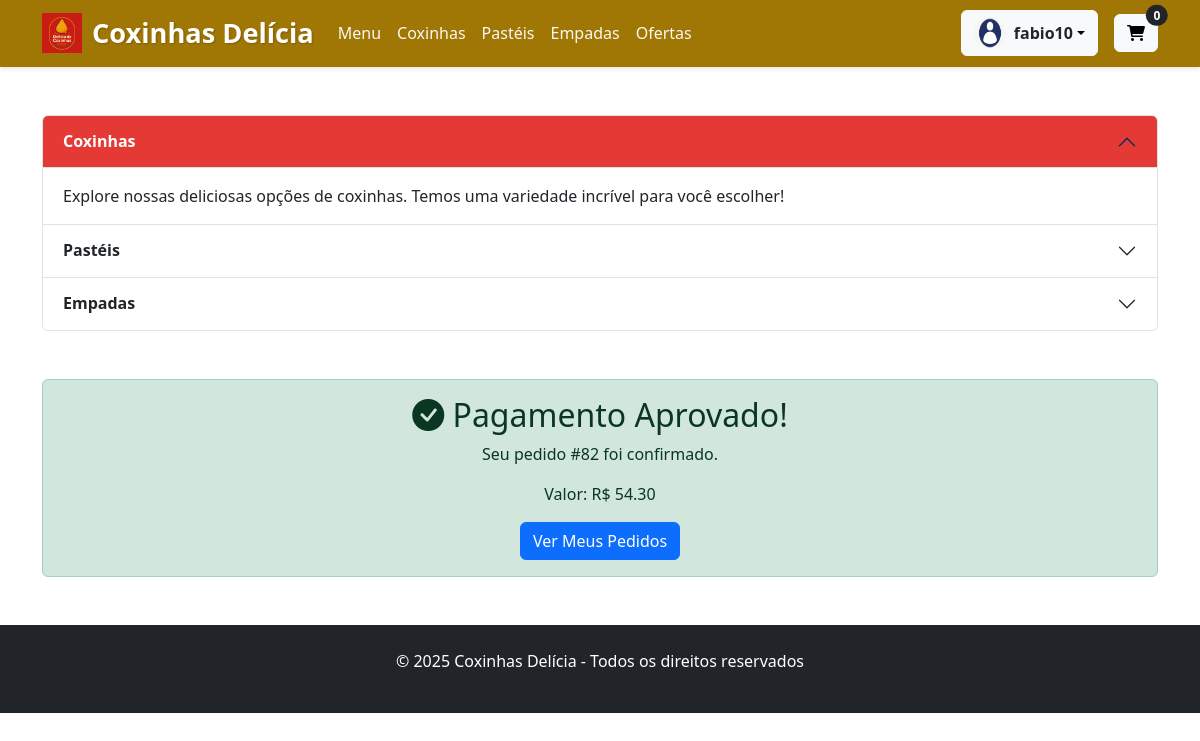
The app's page /pagamento/aprovado/82/ (signed in) with its own data.
### cardapio/models.py (models this page shows, shortened)
class Usuario(AbstractUser):
    endereco = models.TextField(blank=True)
    telefone = models.CharField(max_length=15, default='')
    cep = models.CharField(max_length=9, verbose_name='CEP', default='00000-000')
    cidade = models.CharField(max_length=100, default='Não informado')
    rua = models.CharField(max_length=200, default='Não informado')
    numero = models.CharField(max_length=10, default='S/N')
    complemento = models.CharField(max_length=100, blank=True)
    class Meta:
        verbose_name = 'Cliente'
        verbose_name_plural = 'Clientes'

class Pedido(models.Model):
    METODO_PAGAMENTO = [
        ('pix', 'PIX'),
        ('cartao', 'Cartão de Crédito'),
        ('mercado_pago', 'Mercado Pago')
    ]
    STATUS_CHOICES = [
        ('pending', 'Pendente'),
        ('approved', 'Aprovado'),
        ('rejected', 'Rejeitado'),
        ('refunded', 'Reembolsado'),
        ('processing', 'Processando')
    ]
    usuario = models.ForeignKey(settings.AUTH_USER_MODEL, on_delete=models.CASCADE)
    data_pedido = models.DateTimeField(default=timezone.now)
    total = models.DecimalField(max_digits=10, decimal_places=2)
    status = models.CharField(max_length=20, choices=STATUS_CHOICES, default='pending')
    codigo_transacao = models.CharField(max_length=100, unique=True, blank=True, null=True)
    codigo_pix = models.CharField(max_length=100, blank=True, null=True)
    class Meta:
        verbose_name = 'Pedido'
        ordering = ['-data_pedido']

### cardapio/views.py (the view)
# urls.py: path('pagamento/aprovado/<int:pedido_id>/', views.pagamento_aprovado, name='pagamento_aprovado'),
@login_required
def pagamento_aprovado(request, pedido_id):
    pedido = get_object_or_404(Pedido, id=pedido_id, usuario=request.user)
    return render(request, 'cardapio/pagamento_aprovado.html', {'pedido': pedido})

### cardapio/templates/cardapio/pagamento_aprovado.html
{% extends 'cardapio/base.html' %}
{% block content %}
<div class="container my-5 text-center">
    <div class="alert alert-success">
        <h2><i class="bi bi-check-circle-fill"></i> Pagamento Aprovado!</h2>
        <p>Seu pedido #{{ pedido.id }} foi confirmado.</p>
        <p>Valor: R$ {{ pedido.total|floatformat:2 }}</p>
        <a href="{% url 'meus_pedidos' %}" class="btn btn-primary">
            Ver Meus Pedidos
        </a>
    </div>
</div>
{% endblock %}

### cardapio/templates/cardapio/base.html (shortened to what this page needs)
<!DOCTYPE html>
{% load static %}
<html lang="pt-br">
<head>
    <link href="https://cdn.jsdelivr.net/npm/bootstrap@5.3.0/dist/css/bootstrap.min.css" rel="stylesheet">
    <link rel="stylesheet" href="https://cdnjs.cloudflare.com/ajax/libs/font-awesome/6.0.0/css/all.min.css">
    <link rel="stylesheet" href="https://cdn.jsdelivr.net/npm/bootstrap-icons@1.8.0/font/bootstrap-icons.css">
</head>
<body>
    <nav class="navbar navbar-expand-lg navbar-dark">
        <div class="container">
            <a class="navbar-brand" href="{% url 'menu' %}">
                <img src="{% static 'images/logo.png' %}" alt="Logo Coxinhas Delícia" class="logo">
                Coxinhas Delícia
            </a>
            <div class="collapse navbar-collapse" id="navbarNav">
                <ul class="navbar-nav me-auto">
                    <li class="nav-item">
                        <a class="nav-link" href="{% url 'menu' %}">Menu</a>
                    </li>
                    <li class="nav-item">
                        <a class="nav-link" href="{% url 'menu' %}?categoria=Coxinha">Coxinhas</a>
                    </li>
                    <li class="nav-item">
                        <a class="nav-link" href="{% url 'menu' %}?categoria=Pastel">Pastéis</a>
                    </li>
                    <li class="nav-item">
                        <a class="nav-link" href="{% url 'menu' %}?categoria=Empada">Empadas</a>
                    </li>
                    <li class="nav-item">
                        <a class="nav-link" href="{% url 'menu' %}?categoria=Oferta">Ofertas</a>
                    </li>
                </ul>
                <div class="d-flex align-items-center">
                    {% if user.is_authenticated %}
                    <div class="dropdown user-dropdown">
                        <button class="btn btn-light dropdown-toggle d-flex align-items-center" type="button" id="userDropdown" data-bs-toggle="dropdown" aria-expanded="false">
                            <img src="{% static 'images/avata.png' %}" alt="Avatar" class="user-avatar">
                            <span class="fw-semibold text-dark">{{ user.get_full_name|default:user.username }}</span>
                        </button>
                    </div>
                    {% endif %}
                    <a href="{% url 'ver_carrinho' %}" class="btn btn-light position-relative ms-3">
                        <i class="fas fa-shopping-cart"></i>
                        <span class="position-absolute top-0 start-100 translate-middle badge rounded-pill bg-dark">
                            {{ request.session.carrinho_count|default:0 }}
                        </span>
                    </a>
                </div>
            </div>
        </div>
    </nav>
    <div class="container mt-5">
        <div class="accordion" id="accordionExample">
            <div class="accordion-item">
                <h2 class="accordion-header" id="headingOne">
                    <button class="accordion-button" type="button" data-bs-toggle="collapse" data-bs-target="#collapseOne" aria-expanded="true" aria-controls="collapseOne">
                        Coxinhas
                    </button>
                </h2>
                <div id="collapseOne" class="accordion-collapse collapse show" aria-labelledby="headingOne" data-bs-parent="#accordionExample">
                    <div class="accordion-body">
                        Explore nossas deliciosas opções de coxinhas. Temos uma variedade incrível para você escolher!
                    </div>
                </div>
            </div>
            <div class="accordion-item">
                <h2 class="accordion-header" id="headingTwo">
                    <button class="accordion-button collapsed" type="button" data-bs-toggle="collapse" data-bs-target="#collapseTwo" aria-expanded="false" aria-controls="collapseTwo">
                        Pastéis
                    </button>
                </h2>
            </div>
            <div class="accordion-item">
                <h2 class="accordion-header" id="headingThree">
                    <button class="accordion-button collapsed" type="button" data-bs-toggle="collapse" data-bs-target="#collapseThree" aria-expanded="false" aria-controls="collapseThree">
                        Empadas
                    </button>
                </h2>
            </div>
        </div>
    </div>
    {% block content %}{% endblock %}
    <footer class="bg-dark text-white py-4 mt-5">
        <div class="container text-center">
            <p>&copy; {% now "Y" %} Coxinhas Delícia - Todos os direitos reservados</p>
        </div>
    </footer>
</body>
</html>

### cardapio/templates/cardapio/base.html (style rules this page uses)
.navbar { background-color: #a07604; box-shadow: 0 2px 4px rgba(0,0,0,0.1); }
.navbar-brand { font-weight: bold; font-size: 1.7rem; display: flex; align-items: center; color: #ffffff !important; text-shadow: 1px 1px 2px rgba(0,0,0,0.2); }
.logo { height: 40px; margin-right: 10px; }
.user-dropdown { margin-left: 15px; }
.user-avatar { width: 32px; height: 32px; border-radius: 50%; margin-right: 8px; }
.nav-link { color: #ffffff !important; font-weight: 500; transition: all 0.3s ease; opacity: 0.95; }
.accordion-button:not(.collapsed) { background-color: #e53935; color: white; }
.accordion-button { font-weight: bold; }

### records on screen
Usuario: get_full_name "fabio10"
Pedido: id "82", total "54.30"

### other values on screen
{{ request.session.carrinho_count|default:0 }} "0"
